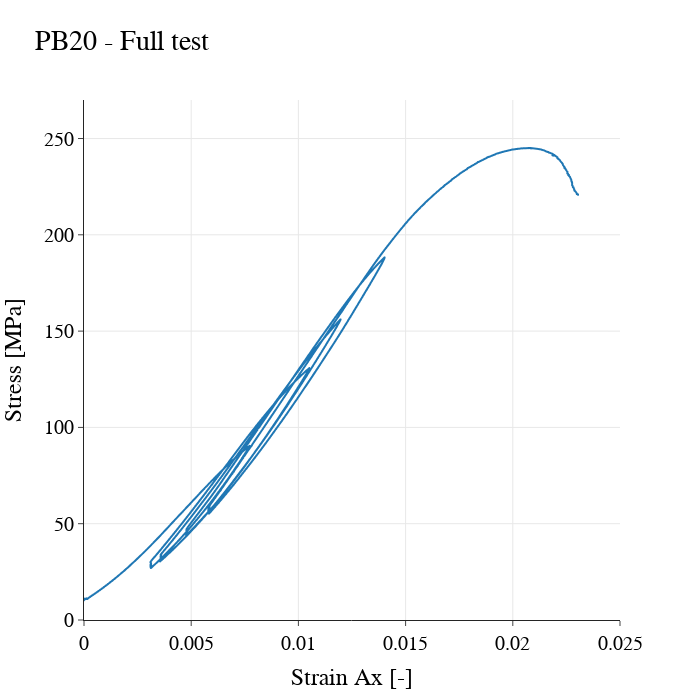

Notebook cell for this chart:
### Code cell
### INTERACTIVE PLOTTING
## Plot all the data. This plots all the cycles together to visualize the data
fig = px.line(df_exp_PB, x = 'Strain Ax [-]', y = 'Stress [MPa]', hover_data=['Index'], width=700, height=700, title='PB20 - Full test', template="simple_white")
fig.update_yaxes(showgrid=True)
fig.update_xaxes(showgrid=True)
fig.update_layout( yaxis=dict(range=[0, 270]),# customize font and legend orientation & position
                  xaxis=dict(range=[0, 0.025]),
    font=dict(
        family="Times New Roman",
        size=20,
        color="Black"),
    legend=dict(title=None, orientation="h", y=1, yanchor="bottom", x=0.5, xanchor="center"))

fig.show()

# fig.write_html("Graphs/Full_test.html")

### Figure 1 — Plotly figure (JSON) as saved in the notebook; plotly's stock layout.template omitted (floating-point values rounded to 4 significant figures; data arrays with more than 128 entries replaced by an {"elided": "..."} marker saying what was removed)
{"data": [{"customdata": {"elided": "5813x1 int values"}, "hovertemplate": "Strain Ax [-]=%{x}<br>Stress [MPa]=%{y}<br>Index=%{customdata[0]}<extra></extra>", "legendgroup": "", "line": {"color": "#1F77B4", "dash": "solid"}, "marker": {"symbol": "circle"}, "mode": "lines", "name": "", "showlegend": false, "type": "scattergl", "x": {"elided": "5813 float values"}, "xaxis": "x", "y": {"elided": "5813 float values"}, "yaxis": "y"}], "layout": {"font": {"color": "Black", "family": "Times New Roman", "size": 20}, "height": 700, "legend": {"orientation": "h", "title": {}, "tracegroupgap": 0, "x": 0.5, "xanchor": "center", "y": 1, "yanchor": "bottom"}, "title": {"text": "PB20 - Full test"}, "width": 700, "xaxis": {"anchor": "y", "domain": [0, 1], "range": [0, 0.025], "showgrid": true, "title": {"text": "Strain Ax [-]"}}, "yaxis": {"anchor": "x", "domain": [0, 1], "range": [0, 270], "showgrid": true, "title": {"text": "Stress [MPa]"}}}}
